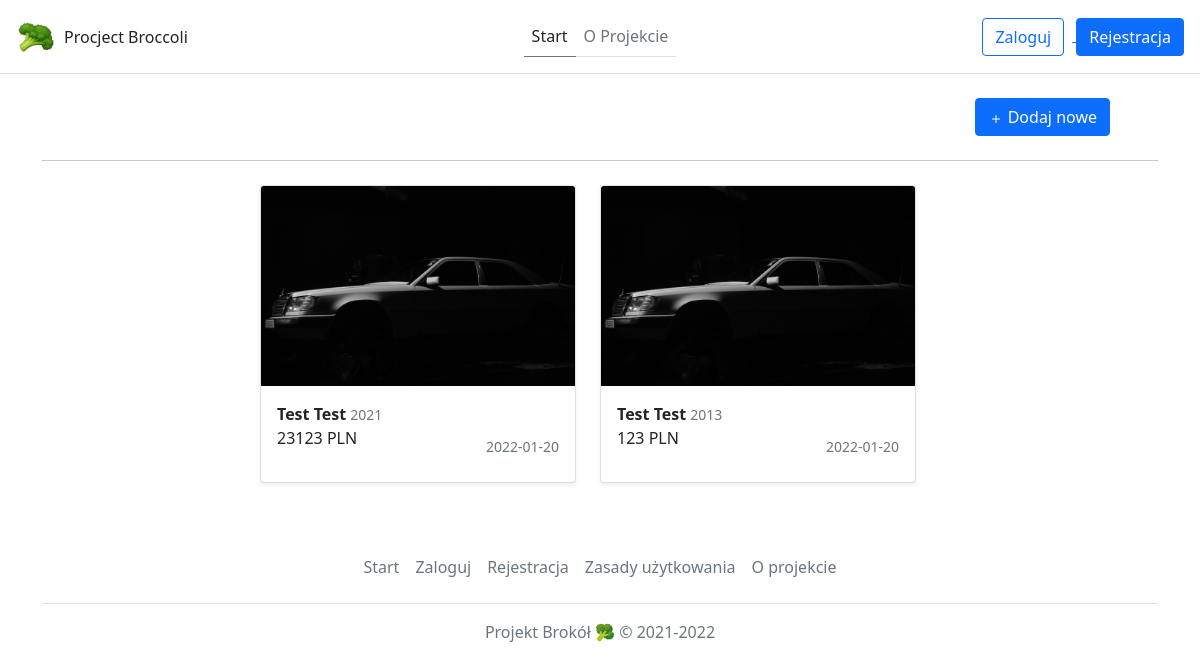
The page /home on the database its author committed.
### appData/models.py (models this page shows, shortened)
class Post(db.Model):
    id = db.Column(db.Integer, primary_key=True)
    user_id = db.Column(db.Integer, db.ForeignKey('user.id'), nullable=False)
    manufacture = db.Column(db.String(100), nullable=False)
    model = db.Column(db.String(100))
    manufacture_year = db.Column(db.String(4))
    photo = db.Column(db.String(30), nullable=False, default='defaultCar.jpg')
    description = db.Column(db.Text)
    price = db.Column(db.Integer(), nullable=False)
    date_posted = db.Column(db.DateTime, nullable=False, default=datetime.utcnow)
    status = db.Column(db.String(10), default='Published')
    location = db.Column(db.String(255))

### appData/routes.py (the view)
@app.route('/')
@app.route('/home')
def home():
    posts = Post.query.all()
    return render_template('index.html', title='Start', posts=posts)

### appData/templates/index.html (shortened to what this page needs)
{% extends "layout.html" %}
{% block content %}
<div class="container">
    <main>
        <div class="d-flex flex-row-reverse px-5">
            <div class="">
                <a href="{{ url_for('new_post') }}">
                    <button type="button" class="btn btn-primary">
                        <svg xmlns="http://www.w3.org/2000/svg" width="16" height="16" fill="currentColor" class="bi bi-plus" viewBox="0 0 16 16">
                            <path d="M8 4a.5.5 0 0 1 .5.5v3h3a.5.5 0 0 1 0 1h-3v3a.5.5 0 0 1-1 0v-3h-3a.5.5 0 0 1 0-1h3v-3A.5.5 0 0 1 8 4z"/>
                        </svg> Dodaj nowe
                    </button>
                </a>
            </div>
        </div>
        <hr class="my-4">
        <div class="row justify-content-center px-5" style="width: 100%;">
            {% if posts %}
            {% for post in posts %}
            {% if post.status == 'Published' and post.author.role != "Blocked" %}
            <div class="col-md-4 post-hover">
                <a href="/post/{{ post.id }}" class="text-decoration-none text-body">
                    <div class="card mb-4 shadow-sm">
                        <img class="bd-placeholder-img card-img-top" width="370px" height="200px" src="{{url_for('static',filename='photos/')}}{{ post.photo }}" preserveAspectRatio="xMidYMid slice" focusable="false" role="img" >
                        <div class="card-body">
                            <b class="card-text">{{ post.manufacture }} {{ post.model }}</b>
                            <small class="text-muted"> {{ post.manufacture_year }} </small>
                            <div class="d-flex justify-content-between align-items-center">
                                <p class="card-text post-price-after"> {{ post.price }}</p>
                                <small class="text-muted">{{ post.date_posted.date() }}</small>
                            </div>
                        </div>
                    </div>
                </a>
            </div>
            {% endif %}
            {% endfor %}
            {% endif %}
        </div>
    </main>
</div>
{% endblock content %}

### appData/templates/layout.html (style rules this page uses)
.post-price-after::after { content: ' PLN'; }
.post-hover { transition: 0.8s; }

### rows shown on the page
Post: photo (placeholder picture), manufacture "Test", model "Test", manufacture_year "2021", price "23123", date_posted "2022-01-20"
Post: photo (placeholder picture), manufacture "Test", model "Test", manufacture_year "2013", price "123", date_posted "2022-01-20"
